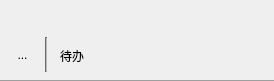
     <widget class="QWidget" name="deadline" native="true">
      <property name="geometry">
       <rect>
        <x>0</x>
        <y>0</y>
        <width>274</width>
        <height>81</height>
       </rect>
      </property>
      <widget class="QWidget" name="deadline_in" native="true">
       <property name="geometry">
        <rect>
         <x>0</x>
         <y>30</y>
         <width>195</width>
         <height>50</height>
        </rect>
       </property>
       <widget class="QToolButton" name="deadline_pane_off">
        <property name="geometry">
         <rect>
          <x>5</x>
          <y>7</y>
          <width>35</width>
          <height>35</height>
         </rect>
        </property>
        <property name="styleSheet">
         <string notr="true">background-color: rgba(255, 255, 255, 0);</string>
        </property>
        <property name="text">
         <string>...</string>
        </property>
        <property name="icon">
         <iconset resource="rsc.qrc">
          <normaloff>:/icon/todo_off.png</normaloff>:/icon/todo_off.png</iconset>
        </property>
        <property name="iconSize">
         <size>
          <width>42</width>
          <height>42</height>
         </size>
        </property>
        <property name="autoRaise">
         <bool>true</bool>
        </property>
       </widget>
       <widget class="Line" name="deadline_line">
        <property name="geometry">
         <rect>
          <x>45</x>
          <y>7</y>
          <width>2</width>
          <height>35</height>
         </rect>
        </property>
        <property name="styleSheet">
         <string notr="true">color: rgb(163, 163, 163);
background-color: rgb(163, 163, 163);</string>
        </property>
        <property name="orientation">
         <enum>Qt::Vertical</enum>
        </property>
       </widget>
       <widget class="QLabel" name="deadline_date">
        <property name="geometry">
         <rect>
          <x>60</x>
          <y>15</y>
          <width>51</width>
          <height>21</height>
         </rect>
        </property>
        <property name="styleSheet">
         <string notr="true">font: 20px &quot;Microsoft YaHei&quot;;</string>
        </property>
        <property name="text">
         <string>待办</string>
        </property>
       </widget>
      </widget>
      <widget class="Line" name="line">
       <property name="geometry">
        <rect>
         <x>0</x>
         <y>80</y>
         <width>274</width>
         <height>2</height>
        </rect>
       </property>
       <property name="orientation">
        <enum>Qt::Horizontal</enum>
       </property>
      </widget>
     </widget>
